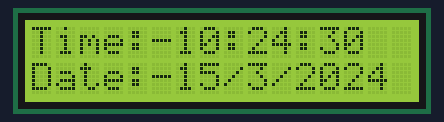
The sketch below on a simulated Arduino Uno, built with avr-gcc and run on an emulated ATmega328P. Parts: 16×2 character LCD. The local clock reads 2024-03-15 10:24:30 at power-on unless the sketch sets it; what the sketch prints to the serial monitor is not drawn.

Above: at 3.1 s.
At 27.1 s:
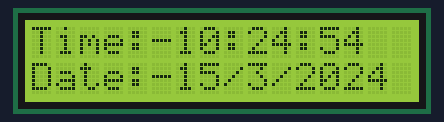
At 43.2 s:
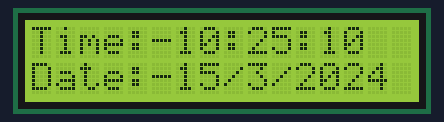
At 59.2 s:
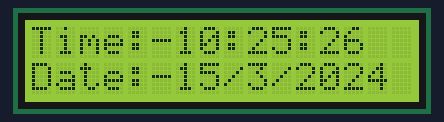
At 91.2 s:
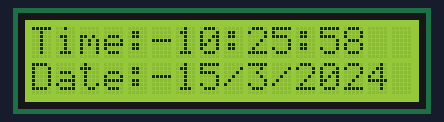
At 123.3 s:
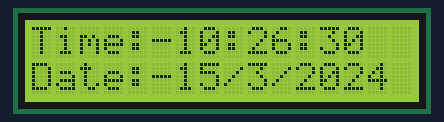

Measured:
- what the display in image 0 shows lasts 5.0 s, from 3.1 s to 8.1 s

The sketch:

RTC___LCD.ino
```cpp
#include <Wire.h>
#include <RTClib.h>
#include <LiquidCrystal.h>

const int rs = 12, en = 11, d4 = 5, d5 = 4, d6 = 3, d7 = 2;
LiquidCrystal lcd(rs, en, d4, d5, d6, d7);
 RTC_DS1307 rtc;
char daysOfTheWeek[7][12] = {"Sunday","Monday", "Tuesday", "Wednesday", "Thursday", "Friday", "Saturday"};
void setup() {
 while (!Serial);

 Serial.begin(57600);
 if (!rtc.begin()){
    Serial.println("no RTC");
    while(1);
 }
 if (! rtc.isrunning()){
  Serial.println("RTC no run");
  rtc.adjust(DateTime(F(__DATE__), F(__TIME__)));
  rtc.adjust(DateTime(2019, 4, 26, 23, 32, 00));
 }
 lcd.begin(16,2);
 }


void loop() {
  DateTime now = rtc.now();
    Serial.print(now.day(), DEC);
    Serial.print('/');
    Serial.print(now.month(), DEC);
    Serial.print('/');
    Serial.print(now.year(), DEC);
    Serial.print(" (");
    Serial.print(") ");
    Serial.print(now.hour(), DEC);
    Serial.print(':');
    Serial.print(now.minute(), DEC);
    Serial.print(':');
    Serial.print(now.second(), DEC);
    Serial.println();

    delay(3000); //Print date and time every 3 sec
    lcd.setCursor(0, 0);
    lcd.print("Time:-");
    lcd.print(now.hour(), DEC);
    lcd.print(":");
    lcd.print(now.minute(), DEC);
    lcd.print(":");
    lcd.print(now.second(), DEC);

    lcd.setCursor(0,1);
    lcd.print("Date:-");
    lcd.print(now.day(), DEC);
    lcd.print("/");
    lcd.print(now.month(),DEC);
    lcd.print("/");
    lcd.print(now.year(), DEC);
    delay(5000);
    lcd.clear();

}
```
